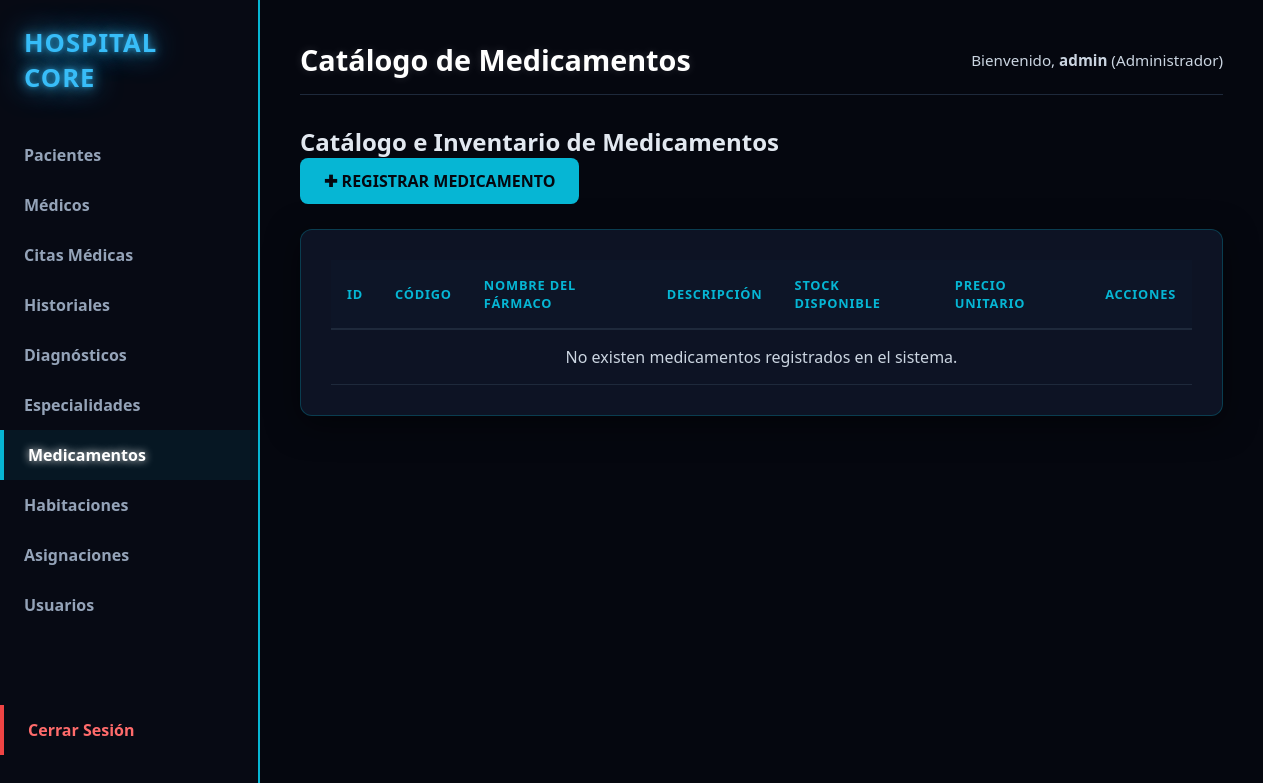
Page /index.php?url=medicamentos (signed in) on the earlier database version.
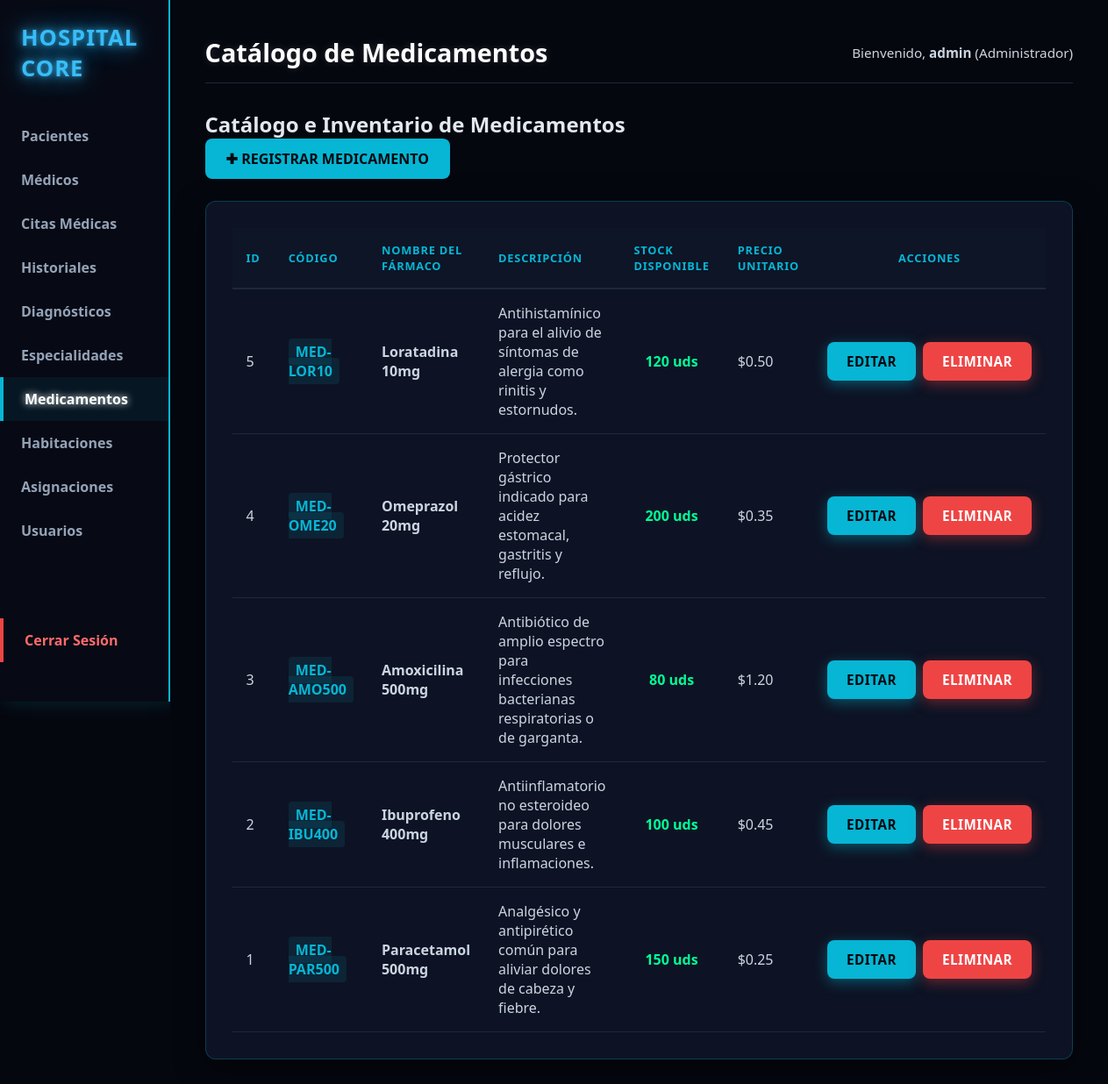
Same page on the later database version.
### tables this page shows
CREATE TABLE medicamentos (
    id INT AUTO_INCREMENT PRIMARY KEY,
    nombre VARCHAR(150) NOT NULL,
    codigo VARCHAR(50) NOT NULL UNIQUE,
    descripcion TEXT,
    stock INT DEFAULT 0,
    precio DECIMAL(10,2) NOT NULL
);

### app/Controllers/MedicamentoController.php (called while the page is built, shortened)
<?php
class MedicamentoController {
    private $db;
    public function __construct() {
        $database = new Database();
        $this->db = $database->getConnection();
    }
    public function index() {
        try {
            $stmt = $this->db->prepare("SELECT * FROM medicamentos ORDER BY id DESC");
            $stmt->execute();
            $medicamentos = $stmt->fetchAll(PDO::FETCH_ASSOC);
        } catch (PDOException $e) {
            $medicamentos = [];
        }
        $viewContent = __DIR__ . '/../Views/medicamentos/index.php';
        require_once __DIR__ . '/../Views/shared/layout.php';
    }
}

### app/config/Database.php (called while the page is built)
<?php
class Database {
    private static $host;
    private static $port;
    private static $db_name;
    private static $username;
    private static $password;
    private static $conn = null;
    public static function getConnection() {
        if (self::$conn === null) {
            $dbUrl = getenv('DATABASE_URL');
            if ($dbUrl) {
                $urlParts = parse_url($dbUrl);
                self::$host = $urlParts['host'] ?? '127.0.0.1';
                self::$port = $urlParts['port'] ?? '3306';
                self::$username = $urlParts['user'] ?? 'root';
                self::$password = $urlParts['pass'] ?? '';
                self::$db_name = isset($urlParts['path']) ? ltrim($urlParts['path'], '/') : 'sistema_hospitalario';
            } else {
                self::$host = getenv('DB_HOST') ?: '127.0.0.1';
                self::$port = getenv('DB_PORT') ?: '3306';
                self::$db_name = getenv('DB_NAME') ?: 'sistema_hospitalario';
                self::$username = getenv('DB_USERNAME') ?: 'root';
                self::$password = getenv('DB_PASSWORD') ?: '';
            }
            try {
                self::$conn = new PDO(
                    "mysql:host=" . self::$host . ";port=" . self::$port . ";dbname=" . self::$db_name . ";charset=utf8",
                    self::$username,
                    self::$password
                );
                self::$conn->setAttribute(PDO::ATTR_ERRMODE, PDO::ERRMODE_EXCEPTION);
            } catch (PDOException $exception) {
                die("Error de conexión en la base de datos: " . $exception->getMessage());
            }
        }
        return self::$conn;
    }
}

### app/Views/medicamentos/index.php (the view)
<div class="page-header">
    <h2>Catálogo e Inventario de Medicamentos</h2>
    <a href="index.php?url=medicamentos/crear" class="btn btn-primary">✚ Registrar Medicamento</a>
</div>
<div class="table-container">
    <table class="custom-table">
        <thead>
            <tr>
                <th>ID</th>
                <th>Código</th>
                <th>Nombre del Fármaco</th>
                <th>Descripción</th>
                <th>Stock Disponible</th>
                <th>Precio Unitario</th>
                <th class="text-center">Acciones</th>
            </tr>
        </thead>
        <tbody>
            <?php if (!empty($medicamentos)): ?>
                <?php foreach ($medicamentos as $med): ?>
                    <tr>
                        <td><?= htmlspecialchars($med['id']); ?></td>
                        <td><code style="background: rgba(6, 182, 212, 0.1); padding: 4px 8px; border-radius: 4px; color: #06b6d4; font-weight: bold;"><?= htmlspecialchars($med['codigo']); ?></code></td>
                        <td><strong><?= htmlspecialchars($med['nombre']); ?></strong></td>
                        <td><?= htmlspecialchars($med['descripcion'] ?? 'Sin descripción'); ?></td>
                        <td class="text-center" style="font-weight: bold; <?= $med['stock'] < 20 ? 'color: #ff4444;' : 'color: #00ff96;'; ?>">
                            <?= htmlspecialchars($med['stock']); ?> uds
                        </td>
                        <td>$<?= number_format($med['precio'], 2); ?></td>
                        <td class="text-center">
                            <div class="actions-flex unique-actions-center">
                                <a href="index.php?url=medicamentos/editar&id=<?= $med['id']; ?>" class="btn-action btn-edit">EDITAR</a>
                                <a href="index.php?url=medicamentos/eliminar&id=<?= $med['id']; ?>" class="btn-action btn-delete" onclick="return confirm('¿Está seguro de eliminar este medicamento?');">ELIMINAR</a>
                            </div>
                        </td>
                    </tr>
                <?php endforeach; ?>
            <?php else: ?>
                <tr>
                    <td colspan="7" class="text-center">No existen medicamentos registrados en el sistema.</td>
                </tr>
            <?php endif; ?>
        </tbody>
    </table>
</div>

### public/index.php (shortened to what this page needs)
<?php
require_once __DIR__ . '/../app/config/Database.php';
$url = isset($_GET['url']) ? rtrim($_GET['url'], '/') : 'login';
$urlParts = explode('/', $url);
$modulo = $urlParts[0];
if ($modulo === 'historiales') {
    $modulo = 'historial';
} elseif ($modulo === 'habitaciones') {
    $modulo = 'habitacion';
} elseif ($modulo === 'ingresos') {
    $modulo = 'ingreso';
} elseif ($modulo === 'especialidades') {
    $modulo = 'especialidad';
} elseif (substr($modulo, -1) === 's' && $modulo !== 'auth') {
    $modulo = rtrim($modulo, 's');
}
$controladorNombre = ucfirst($modulo) . 'Controller';
$metodoNombre = isset($urlParts[1]) ? $urlParts[1] : 'index';
$controladorRuta = __DIR__ . '/../app/Controllers/' . $controladorNombre . '.php';
if (file_exists($controladorRuta)) {
    $controller = new $controladorNombre();
    if (method_exists($controller, $metodoNombre)) {
        $controller->$metodoNombre();
    } else {
        echo "<h1>Error 404: El método '{$metodoNombre}' no existe en el controlador '{$controladorNombre}'.</h1>";
    }
} else {
    echo "<h1>Error 404: El recurso solicitado no existe.</h1>";
    echo "<p>Ruta buscada: {$controladorRuta}</p>";
}

### app/Views/shared/layout.php (shortened to what this page needs)
<!DOCTYPE html>
<html lang="es">
<head>
    <link rel="stylesheet" href="css/style.css">
</head>
<body>
    <?php
    $url_navegador = isset($_GET['url']) ? trim($_GET['url']) : '';
    $pageTitle = 'Panel Principal';
    if (preg_match('/paciente/i', $url_navegador)) {
        $pageTitle = 'Gestión de Pacientes';
    } elseif (preg_match('/medico/i', $url_navegador)) {
        $pageTitle = 'Gestión de Médicos';
    } elseif (preg_match('/cita/i', $url_navegador)) {
        $pageTitle = 'Citas Médicas';
    } elseif (preg_match('/historial/i', $url_navegador)) {
        $pageTitle = 'Historiales Clínicos';
    } elseif (preg_match('/habitacion/i', $url_navegador)) {
        $pageTitle = 'Estado de Habitaciones';
    } elseif (preg_match('/ingreso/i', $url_navegador)) {
        $pageTitle = 'Habitaciones Asignadas';
    } elseif (preg_match('/especialidad/i', $url_navegador)) {
        $pageTitle = 'Especialidades Médicas';
    } elseif (preg_match('/diagnostico/i', $url_navegador)) {
        $pageTitle = 'Diagnósticos Clínicos';
    } elseif (preg_match('/medicamento/i', $url_navegador)) {
        $pageTitle = 'Catálogo de Medicamentos';
    } elseif (preg_match('/usuario/i', $url_navegador)) {
        $pageTitle = 'Cuentas de Usuarios';
    }
    ?>
    <div class="dashboard-container">
        <aside class="sidebar">
            <div class="sidebar-top-group">
                <div class="sidebar-brand">
                    <h3 class="neon-text">Hospital Core</h3>
                </div>
                <nav class="sidebar-menu">
                    <ul>
                        <li>
                            <a href="index.php?url=pacientes" class="<?= preg_match('/paciente/i', $url_navegador) ? 'active' : ''; ?>">Pacientes</a>
                        </li>
                        <li>
                            <a href="index.php?url=medicos" class="<?= preg_match('/medico/i', $url_navegador) ? 'active' : ''; ?>">Médicos</a>
                        </li>
                        <li>
                            <a href="index.php?url=citas" class="<?= preg_match('/cita/i', $url_navegador) ? 'active' : ''; ?>">Citas Médicas</a>
                        </li>
                        <li>
                            <a href="index.php?url=historiales" class="<?= preg_match('/historial/i', $url_navegador) ? 'active' : ''; ?>">Historiales</a>
                        </li>
                        <li>
                            <a href="index.php?url=diagnosticos" class="<?= preg_match('/diagnostico/i', $url_navegador) ? 'active' : ''; ?>">Diagnósticos</a>
                        </li>
                        <li>
                            <a href="index.php?url=especialidades" class="<?= preg_match('/especialidad/i', $url_navegador) ? 'active' : ''; ?>">Especialidades</a>
                        </li>
                        <li>
                            <a href="index.php?url=medicamentos" class="<?= preg_match('/medicamento/i', $url_navegador) ? 'active' : ''; ?>">Medicamentos</a>
                        </li>
                        <li>
                            <a href="index.php?url=habitaciones" class="<?= preg_match('/habitacion/i', $url_navegador) ? 'active' : ''; ?>">Habitaciones</a>
                        </li>
                        <li>
                            <a href="index.php?url=ingresos" class="<?= preg_match('/ingreso/i', $url_navegador) ? 'active' : ''; ?>">Asignaciones</a>
                        </li>
                        <li>
                            <a href="index.php?url=usuarios" class="<?= preg_match('/usuario/i', $url_navegador) ? 'active' : ''; ?>">Usuarios</a>
                        </li>
                    </ul>
                </nav>
            </div>
            <div class="sidebar-bottom-group">
                <nav class="sidebar-menu">
                    <ul>
                        <li class="logout-item">
                            <a href="index.php?url=auth/logout">Cerrar Sesión</a>
                        </li>
                    </ul>
                </nav>
            </div>
        </aside>
        <main class="main-content">
            <header class="main-header">
                <div class="header-title">
                    <h2><?= $pageTitle; ?></h2>
                </div>
                <div class="user-info">
                    <span>Bienvenido, <strong><?= htmlspecialchars($_SESSION['usuario'] ?? 'Usuario'); ?></strong> (<?= htmlspecialchars($_SESSION['rol'] ?? 'Rol'); ?>)</span>
                </div>
            </header>
            <section class="content-body">
                <?php
                if (isset($viewContent) && file_exists($viewContent)) {
                    include $viewContent;
                } else {
                    echo "<p>Error: La vista solicitada no existe o no se pudo cargar.</p>";
                }
                ?>
            </section>
        </main>
    </div>
</body>
</html>

### public/css/style.css (style rules this page uses)
* { margin: 0; padding: 0; box-sizing: border-box; font-family: 'Segoe UI', -apple-system, BlinkMacSystemFont, Roboto, sans-serif; }
body { background-color: #05070f !important; color: #e2e8f0; min-height: 100vh; }
.dashboard-container { display: flex; width: 100%; min-height: 100vh; }
.sidebar { width: 260px; background-color: #070a14; border-right: 2px solid #06b6d4; box-shadow: 5px 0 20px rgba(6, 182, 212, 0.2); padding: 25px 0; display: flex; flex-direction: column; }
.sidebar-brand { padding: 0 24px 35px 24px; }
.sidebar-brand h3 { font-size: 1.6rem; font-weight: 700; color: #ffffff; letter-spacing: 1px; text-transform: uppercase; }
.neon-text { color: #38bdf8 !important; text-shadow: 0 0 4px rgba(56, 189, 248, 0.4), 0 0 12px rgba(56, 189, 248, 0.8), 0 0 30px rgba(56, 189, 248, 0.9); font-weight: 700; animation: parpadeoNeon 4s infinite alternate; }
.sidebar-menu ul { list-style: none; }
.sidebar-menu ul li a { display: block; padding: 14px 24px; color: #94a3b8; text-decoration: none; font-weight: 600; transition: all 0.3s ease; }
.sidebar-menu ul li a:hover, .sidebar-menu ul li a.active { color: #ffffff; background: rgba(6, 182, 212, 0.08); border-left: 4px solid #06b6d4; text-shadow: 0 0 8px #ffffff; }
.logout-item { margin-top: 20px; }
.main-content { flex: 1; padding: 40px; background-color: #05070f; display: flex; flex-direction: column; }
.main-header { width: 100%; display: flex; justify-content: space-between; align-items: center; margin-bottom: 30px; border-bottom: 1px solid #1e293b; padding-bottom: 15px; }
.header-title h2 { color: #ffffff; font-size: 1.8rem; text-shadow: 0 0 10px rgba(255, 255, 255, 0.15); }
.user-info { font-size: 0.95rem; color: #cbd5e1; white-space: nowrap; }
.content-body { width: 100%; }
.page-header .btn-primary { margin-bottom: 25px; }
.table-container, .form-container { background: rgba(15, 23, 42, 0.8); border: 1px solid rgba(6, 182, 212, 0.25); border-radius: 12px; padding: 30px; box-shadow: 0 8px 32px rgba(0, 0, 0, 0.5); transition: all 0.3s ease; }
table { width: 100%; border-collapse: collapse; text-align: left; }
th { background-color: #0d1527; color: #06b6d4; padding: 16px; font-weight: 700; text-transform: uppercase; font-size: 0.8rem; letter-spacing: 0.8px; border-bottom: 2px solid #1e293b; }
td { padding: 16px; border-bottom: 1px solid #1e293b; color: #cbd5e1; }
.btn, .btn-submit { display: inline-block; padding: 12px 24px; border-radius: 8px; font-weight: 700; text-transform: uppercase; text-decoration: none; cursor: pointer; border: none; transition: all 0.3s ease; }
.btn-primary, .btn-submit { background-color: #06b6d4; color: #05070f; }
.btn-action { display: inline-block; padding: 12px 22px; font-size: 0.95rem; border-radius: 8px; font-weight: 700; text-decoration: none; text-transform: uppercase; letter-spacing: 0.5px; border: none; cursor: pointer; transition: all 0.3s ease; }
.btn-edit { background-color: #06b6d4 !important; color: #05070f !important; box-shadow: 0 4px 15px rgba(6, 182, 212, 0.4) !important; }
.btn-delete { background-color: #ef4444 !important; color: #ffffff !important; box-shadow: 0 4px 15px rgba(239, 68, 68, 0.4) !important; }
.actions-flex { display: flex; flex-direction: row; justify-content: flex-start; align-items: center; gap: 8px; white-space: nowrap; }
.text-center { text-align: center; }
.sidebar { display: flex; flex-direction: column; justify-content: space-between; height: 100vh; }
.sidebar-top-group { width: 100%; }
.sidebar-bottom-group { margin-bottom: 20px; width: 100%; }
.sidebar .logout-item a { border-left: 4px solid #ef4444; color: #ff6b6b !important; }
.unique-actions-center { justify-content: center !important; }
.btn-action { display: inline-block !important; padding: 12px 22px !important; font-size: 0.95rem !important; border-radius: 8px !important; font-weight: 700 !important; text-transform: uppercase !important; letter-spacing: 0.5px !important; text-decoration: none !important; cursor: pointer !important; transition: all 0.3s ease !important; text-align: center !important; min-width: 100px; }

Differences in the rows shown:
added medicamentos: id "5", codigo "MED-LOR10", nombre "Loratadina 10mg", descripcion "Antihistamínico para el alivio de síntomas de alergia como rinitis y estornudos.", stock "120", precio "0.50"
added medicamentos: id "4", codigo "MED-OME20", nombre "Omeprazol 20mg", descripcion "Protector gástrico indicado para acidez estomacal, gastritis y reflujo.", stock "200", precio "0.35"
added medicamentos: id "3", codigo "MED-AMO500", nombre "Amoxicilina 500mg", descripcion "Antibiótico de amplio espectro para infecciones bacterianas respiratorias o de garganta.", stock "80", precio "1.20"
added medicamentos: id "2", codigo "MED-IBU400", nombre "Ibuprofeno 400mg", descripcion "Antiinflamatorio no esteroideo para dolores musculares e inflamaciones.", stock "100", precio "0.45"
added medicamentos: id "1", codigo "MED-PAR500", nombre "Paracetamol 500mg", descripcion "Analgésico y antipirético común para aliviar dolores de cabeza y fiebre.", stock "150", precio "0.25"
Other differences:
text no longer shown: "No existen medicamentos registrados en el sistema."
